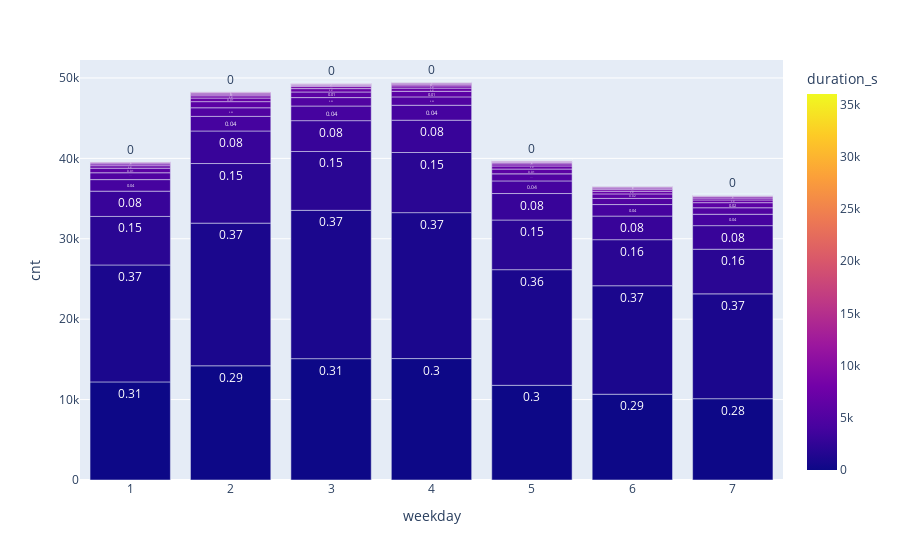

Write notebook code for a chart like this one.
### Code cell
data['duration_s']=np.round(data['duration_s'],decimals=-3)
groupby = data.groupby(['weekday','duration_s']).size().reset_index()
groupby.columns=['weekday','duration_s','cnt']
print(groupby)

sum_date = data.groupby(['weekday']).size().reset_index()
sum_date.columns=['weekday','cnt_by_weekday']
print(sum_date)

#add percentage
groupby = groupby.merge(sum_date,how='inner',on='weekday')
groupby['percentage'] = groupby['cnt']/groupby['cnt_by_weekday']
groupby['percentage']=np.round(groupby['percentage'],decimals=2)
groupby
fig = px.bar(groupby,x='weekday',y='cnt',color='duration_s',text = 'percentage')
fig.show()

### Figure 1 — Plotly figure (JSON) as saved in the notebook; plotly's stock layout.template omitted (floating-point values rounded to 4 significant figures; data arrays with more than 128 entries replaced by an {"elided": "..."} marker saying what was removed)
{"data": [{"alignmentgroup": "True", "hovertemplate": "weekday=%{x}<br>cnt=%{y}<br>percentage=%{text}<br>duration_s=%{marker.color}<extra></extra>", "legendgroup": "", "marker": {"color": {"elided": "185 int values"}, "coloraxis": "coloraxis", "pattern": {"shape": ""}}, "name": "", "offsetgroup": "", "orientation": "v", "showlegend": false, "text": {"elided": "185 float values"}, "textposition": "auto", "type": "bar", "x": {"elided": "185 int values"}, "xaxis": "x", "y": {"elided": "185 int values"}, "yaxis": "y"}], "layout": {"barmode": "relative", "coloraxis": {"colorbar": {"title": {"text": "duration_s"}}, "colorscale": [[0, "#0d0887"], [0.1111, "#46039f"], [0.2222, "#7201a8"], [0.3333, "#9c179e"], [0.4444, "#bd3786"], [0.5556, "#d8576b"], [0.6667, "#ed7953"], [0.7778, "#fb9f3a"], [0.8889, "#fdca26"], [1, "#f0f921"]]}, "legend": {"tracegroupgap": 0}, "margin": {"t": 60}, "xaxis": {"anchor": "y", "domain": [0, 1], "title": {"text": "weekday"}}, "yaxis": {"anchor": "x", "domain": [0, 1], "title": {"text": "cnt"}}}}
